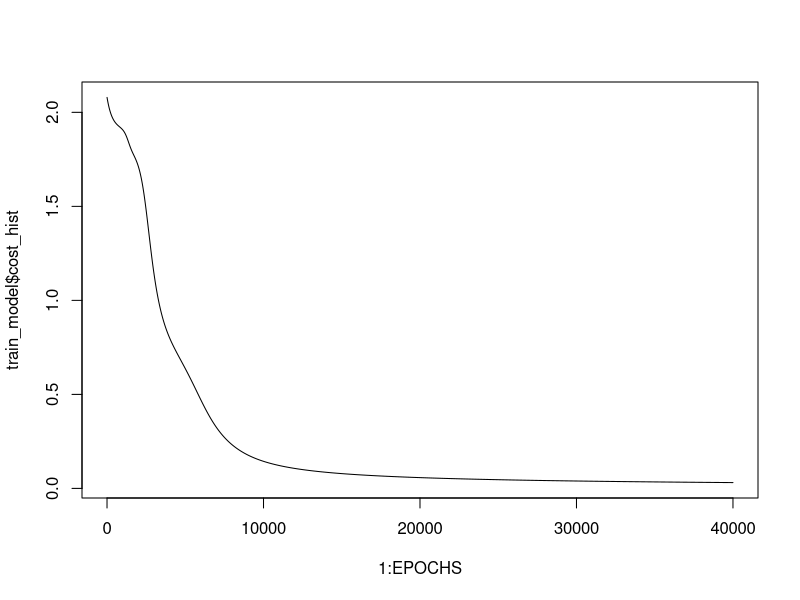

The R script that drew this image:
## ---- chunk 1
library(fastDummies)
library(readr)
library(palmerpenguins)

## ---- chunk 2
sigmoid <- function(x){
  return(1 / (1 + exp(-x)))
}

softmax <- function(x){
  return(exp(x) / sum(exp(x)))
}
#Relu <- function(x){
 # return(max(x,0)) 
#}
relu <- function(x) sapply(x, function(z) max(0,z))

## ---- chunk 3
data(package = 'palmerpenguins')

data("penguins")
df <- penguins
head(df)


## ---- chunk 4

#drop nan values
df <- df[complete.cases(df), ] 
# Create dummy variable
df <- dummy_cols(df, select_columns = "island")
df <- dummy_cols(df, select_columns = "sex")
# Remove  Columns in List
df <- df[,!names(df) %in% c("island", "sex")]
## ---- chunk 5
#Randomly shuffle the dataset rows (repeatedly shuffled for 5 times)
rows_count <- nrow(df)
for(k in 1:5){
  df <-df[sample(rows_count),]
}

## ---- chunk 6
#scale data
df[c(2,3,4,5,6)] <- lapply(df[c(2,3,4,5,6)], function(x) c(scale(x)))
validation_instances <- sample(nrow(df)/5)
test <- df[validation_instances,] #1/3 rd validation set
train <- df[-validation_instances,] #2/3 rd training set

X_train <- train[, -1]
X_test <- test[, -1]

y_train <- model.matrix(~ species-1, data = train)
y_test <- model.matrix(~ species-1, data = test)
X_train <- as.matrix(X_train, byrow=TRUE)

X_train <- t(X_train)
y_train <- t(y_train)

X_test <- as.matrix(X_test, byrow=TRUE)
X_test <- t(X_test)
y_test <- t(y_test)

## ---- chunk 7
getLayerSize <- function(X, y, hidden_neurons, train=TRUE) {
  n_x <- dim(X)[1]
  n_h <- hidden_neurons
  n_y <- dim(y)[1]  
  
  size <- list("n_x" = n_x,
               "n_h" = n_h,
               "n_y" = n_y)
  
  return(size)
}
## ---- chunk 8
initializeParameters <- function(X, list_layer_size){
  
  m <- dim(data.matrix(X))[2]
  
  n_x <- list_layer_size$n_x
  n_h <- list_layer_size$n_h
  n_y <- list_layer_size$n_y
  
  W1 <- matrix(runif(n_h * n_x), nrow = n_h, ncol = n_x, byrow = TRUE) * 0.001
  b1 <- matrix(rep(0, n_h), nrow = n_h)
  W2 <- matrix(runif(n_y * n_h), nrow = n_y, ncol = n_h, byrow = TRUE) * 0.001
  b2 <- matrix(rep(0, n_y), nrow = n_y)
  
  params <- list("W1" = W1,
                 "b1" = b1, 
                 "W2" = W2,
                 "b2" = b2)
  
  return (params)
}

## ---- chunk 9
forwardPropagation <- function(X, params, list_layer_size){
  
  m <- dim(X)[2]
  n_h <- list_layer_size$n_h
  n_y <- list_layer_size$n_y
  
  W1 <- params$W1
  b1 <- params$b1
  W2 <- params$W2
  b2 <- params$b2
  
  b1_new <- matrix(rep(b1, m), nrow = n_h)
  b2_new <- matrix(rep(b2, m), nrow = n_y)

  
  Z1 <- W1 %*% X + b1_new
  A1 <- Z1
  Z2 <- W2 %*% A1 + b2_new
  A2 <- sigmoid(Z2)
  
  cache <- list("Z1" = Z1,
                "A1" = A1, 
                "Z2" = Z2,
                "A2" = A2)
  
  return (cache)
}
## ---- chunk 10

computeCost <- function(X, y, cache) {
  m <- dim(X)[2]
  A2 <- cache$A2
  logprobs <- (log(A2) * y) + (log(1-A2) * (1-y))
  cost <- -sum(logprobs/m) 
  return (cost)
}

## ---- chunk 11
backwardPropagation <- function(X, y, cache, params, list_layer_size){
  
  m <- dim(X)[2]
  
  n_x <- list_layer_size$n_x
  n_h <- list_layer_size$n_h
  n_y <- list_layer_size$n_y
  
  A2 <- cache$A2
  A1 <- cache$A1
  W2 <- params$W2
  
  dZ2 <- A2 - y
  dW2 <- 1/m * (dZ2 %*% t(A1)) 
  db2 <- matrix(1/m * sum(dZ2), nrow = n_y)
  db2_new <- matrix(rep(db2, m), nrow = n_y)
  
  dZ1 <- (t(W2) %*% dZ2) * (1 - A1^2)
  dW1 <- 1/m * (dZ1 %*% t(X))
  db1 <- matrix(1/m * sum(dZ1), nrow = n_h)
  db1_new <- matrix(rep(db1, m), nrow = n_h)
  
  grads <- list("dW1" = dW1, 
                "db1" = db1,
                "dW2" = dW2,
                "db2" = db2)
  
  return(grads)
}
## ---- chunk 12
updateParameters <- function(grads, params, learning_rate){
  
  W1 <- params$W1
  b1 <- params$b1
  W2 <- params$W2
  b2 <- params$b2
  
  dW1 <- grads$dW1
  db1 <-  grads$db1
  dW2 <-  grads$dW2
  db2 <-  grads$db2
  
  
  W1 <- W1 - learning_rate * dW1
  b1 <- b1 - learning_rate * db1
  W2 <- W2 - learning_rate * dW2
  b2 <- b2 - learning_rate * db2
  
  updated_params <- list("W1" = W1,
                         "b1" = b1,
                         "W2" = W2,
                         "b2" = b2)
  
  return (updated_params)
}
## ---- chunk 13
trainModel <- function(X, y, num_iteration, hidden_neurons, lr){
  
  layer_size <- getLayerSize(X, y, hidden_neurons)
  init_params <- initializeParameters(X, layer_size)
  cost_history <- c()
  for (i in 1:num_iteration) {
    fwd_prop <- forwardPropagation(X, init_params, layer_size)
    cost <- computeCost(X, y, fwd_prop)
    back_prop <- backwardPropagation(X, y, fwd_prop, init_params, layer_size)
    update_params <- updateParameters(back_prop, init_params, learning_rate = lr)
    init_params <- update_params
    cost_history <- c(cost_history, cost)
    
    if (i %% 1000 == 0) cat("Iteration", i, " | Cost: ", cost, "\n")
  }
  
  model_out <- list("updated_params" = update_params,
                    "cost_hist" = cost_history)
  return (model_out)
}
## ---- chunk 14
EPOCHS = 40000
HIDDEN_NEURONS = 50
LEARNING_RATE = 0.002

## ---- chunk 15
train_model <- trainModel(X_train, y_train, hidden_neurons = HIDDEN_NEURONS, num_iteration = EPOCHS, lr = LEARNING_RATE)

## ---- chunk 16
makePrediction <- function(X, y, hidden_neurons){
  layer_size <- getLayerSize(X, y, hidden_neurons)
  params <- train_model$updated_params
  fwd_prop <- forwardPropagation(X, params, layer_size)
  pred <- fwd_prop$A2
  
  return (pred)
}
## ---- chunk 17
y_pred <- makePrediction(X_test, y_test, HIDDEN_NEURONS)
ypredtrain <- makePrediction(X_train, y_train, HIDDEN_NEURONS)

## ---- chunk 18
yy <- function(ypred){
  ypred <- as.data.frame(t(ypred)) 
  ypredected <- c()
  for (i in 1:dim(ypred)[1]) {
    aa <- max(ypred[i,])
    if ( aa == ypred[i,][1]) {
    ypredected <- c(ypredected, 1)
    } else if ( aa == ypred[i,][2]) {
    ypredected <- c(ypredected, 2)
    } else {
    ypredected <- c(ypredected, 3)
    }
 
  }
  return(ypredected)
}
## ---- chunk 19
y_true <- yy(y_test)
y_pred <- yy(y_pred)
ypredtrain <- yy(ypredtrain)
ytruetrain <- yy(y_train)

## ---- chunk 20
plot(1:EPOCHS, train_model$cost_hist, type = 'l')
## ---- chunk 21

table(y_pred, y_true)
## ---- chunk 22
table(ypredtrain, ytruetrain)
